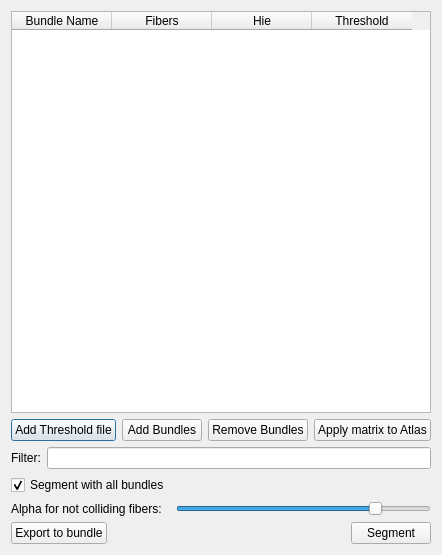
<?xml version="1.0" encoding="UTF-8"?>
<ui version="4.0">
 <class>SelDrawDialog</class>
 <widget class="QDialog" name="SelDrawDialog">
  <property name="geometry">
   <rect>
    <x>0</x>
    <y>0</y>
    <width>421</width>
    <height>555</height>
   </rect>
  </property>
  <property name="windowTitle">
   <string>Atlas Segmentation</string>
  </property>
  <layout class="QGridLayout" name="gridLayout">
   <item row="1" column="0" colspan="2">
    <layout class="QHBoxLayout" name="horizontalLayout">
     <item>
      <widget class="QPushButton" name="addThresholdFileButton">
       <property name="text">
        <string>Add Threshold file</string>
       </property>
      </widget>
     </item>
     <item>
      <spacer name="horizontalSpacer_2">
       <property name="orientation">
        <enum>Qt::Horizontal</enum>
       </property>
       <property name="sizeHint" stdset="0">
        <size>
         <width>40</width>
         <height>20</height>
        </size>
       </property>
      </spacer>
     </item>
     <item>
      <widget class="QPushButton" name="addBundlesButton">
       <property name="text">
        <string>Add Bundles</string>
       </property>
      </widget>
     </item>
     <item>
      <widget class="QPushButton" name="removeBundlesButton">
       <property name="text">
        <string>Remove Bundles</string>
       </property>
      </widget>
     </item>
     <item>
      <widget class="QPushButton" name="applyMatrixButton">
       <property name="text">
        <string>Apply matrix to Atlas</string>
       </property>
      </widget>
     </item>
    </layout>
   </item>
   <item row="5" column="1">
    <widget class="QSlider" name="alphaSlider">
     <property name="minimum">
      <number>0</number>
     </property>
     <property name="maximum">
      <number>80</number>
     </property>
     <property name="value">
      <number>64</number>
     </property>
     <property name="orientation">
      <enum>Qt::Horizontal</enum>
     </property>
    </widget>
   </item>
   <item row="0" column="0" colspan="2">
    <widget class="QTableWidget" name="tableWidget">
     <property name="showGrid">
      <bool>false</bool>
     </property>
     <attribute name="horizontalHeaderCascadingSectionResizes">
      <bool>false</bool>
     </attribute>
     <attribute name="horizontalHeaderHighlightSections">
      <bool>true</bool>
     </attribute>
     <attribute name="horizontalHeaderShowSortIndicator" stdset="0">
      <bool>false</bool>
     </attribute>
     <attribute name="horizontalHeaderStretchLastSection">
      <bool>false</bool>
     </attribute>
     <attribute name="verticalHeaderStretchLastSection">
      <bool>false</bool>
     </attribute>
     <column>
      <property name="text">
       <string>Bundle Name</string>
      </property>
     </column>
     <column>
      <property name="text">
       <string>Fibers</string>
      </property>
      <property name="textAlignment">
       <set>AlignCenter</set>
      </property>
     </column>
     <column>
      <property name="text">
       <string>Hie</string>
      </property>
     </column>
     <column>
      <property name="text">
       <string>Threshold</string>
      </property>
     </column>
    </widget>
   </item>
   <item row="6" column="0" colspan="2">
    <layout class="QHBoxLayout" name="horizontalLayout_2">
     <item>
      <widget class="QPushButton" name="exportBundleButton">
       <property name="text">
        <string>Export to bundle</string>
       </property>
      </widget>
     </item>
     <item>
      <spacer name="horizontalSpacer">
       <property name="orientation">
        <enum>Qt::Horizontal</enum>
       </property>
       <property name="sizeHint" stdset="0">
        <size>
         <width>40</width>
         <height>20</height>
        </size>
       </property>
      </spacer>
     </item>
     <item>
      <widget class="QPushButton" name="segmentButton">
       <property name="text">
        <string>Segment</string>
       </property>
      </widget>
     </item>
    </layout>
   </item>
   <item row="2" column="0" colspan="2">
    <layout class="QHBoxLayout" name="horizontalLayout_3">
     <item>
      <widget class="QLabel" name="label_2">
       <property name="text">
        <string>Filter:</string>
       </property>
      </widget>
     </item>
     <item>
      <widget class="QLineEdit" name="filterLineEdit"/>
     </item>
    </layout>
   </item>
   <item row="5" column="0">
    <widget class="QLabel" name="label_3">
     <property name="text">
      <string>Alpha for not colliding fibers: </string>
     </property>
    </widget>
   </item>
   <item row="4" column="0">
    <widget class="QCheckBox" name="checkSegmentAll">
     <property name="text">
      <string>Segment with all bundles</string>
     </property>
     <property name="checked">
      <bool>true</bool>
     </property>
    </widget>
   </item>
  </layout>
 </widget>
 <resources/>
 <connections/>
</ui>
